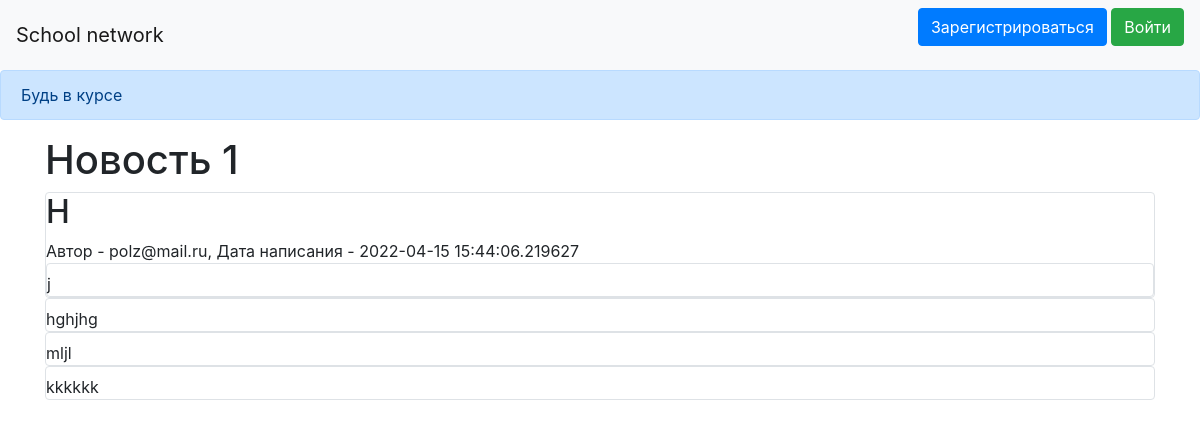
The app's page /obs/1 with its own data.
### data/news.py (models this page shows)
class News(SqlAlchemyBase):
    __tablename__ = 'news'
    id = sqlalchemy.Column(sqlalchemy.Integer,
                           primary_key=True, autoincrement=True)
    title = sqlalchemy.Column(sqlalchemy.String, nullable=True)
    content = sqlalchemy.Column(sqlalchemy.String, nullable=True)
    created_date = sqlalchemy.Column(sqlalchemy.DateTime,
                                     default=datetime.datetime.now)
    for_which_form = sqlalchemy.Column(sqlalchemy.Boolean, default=True)
    user_id = sqlalchemy.Column(sqlalchemy.Integer,
                                sqlalchemy.ForeignKey("users.id"))
    is_news = sqlalchemy.Column(sqlalchemy.Boolean, default=True)
    user = orm.relation('User')

### data/users.py (models this page shows, shortened)
class User(SqlAlchemyBase, UserMixin):
    __tablename__ = 'users'
    id = sqlalchemy.Column(sqlalchemy.Integer,
                           primary_key=True, autoincrement=True)
    name = sqlalchemy.Column(sqlalchemy.String, nullable=True)
    about = sqlalchemy.Column(sqlalchemy.String, nullable=True)
    email = sqlalchemy.Column(sqlalchemy.String,
                              index=True, unique=True, nullable=True)
    hashed_password = sqlalchemy.Column(sqlalchemy.String, nullable=True)
    created_date = sqlalchemy.Column(sqlalchemy.DateTime,
                                     default=datetime.datetime.now)
    is_teacher = sqlalchemy.Column(sqlalchemy.Boolean, default=True)
    news = orm.relation("News", back_populates='user')

### data/obs.py (models this page shows)
class Obs(SqlAlchemyBase):
    __tablename__ = 'obs'
    id = sqlalchemy.Column(sqlalchemy.Integer, primary_key=True,
                           autoincrement=True)
    name = sqlalchemy.Column(sqlalchemy.String)
    content = sqlalchemy.Column(sqlalchemy.String, nullable=True)
    news_id = sqlalchemy.Column(sqlalchemy.Integer)

### main.py (the view)
@app.route("/obs/<int:id>", methods=['GET', 'POST'])
def obs(id):
    db_session.global_init("db/blogs.db")
    db_sess = db_session.create_session()
    news = db_sess.query(News).filter(News.id == id,
                                      ).first()
    obs = db_sess.query(Obs).filter(Obs.news_id == id,
                                    )
    return render_template("obs.html", news=news, title=news.title, id=news.id, obs=obs)

### data/db_session.py (called while the page is built, shortened)
def global_init(db_file):
    global __factory
    if __factory:
        return

def create_session() -> Session:
    global __factory
    return __factory()

### templates/obs.html (shortened to what this page needs)
{% extends "base.html" %}
{% block content %}
<h1>{{title}}</h1>
<div class="col-md6 border rounded">
    <h2>{{news.content}}</h2>
    <div>
        Автор - {{news.user.name}}, Дата написания - {{news.created_date}}
    </div>
    {% if obs%}
    {% for item in obs%}
<div class="col-md6 border rounded">
    <div>
        {{item.content}}
    </div>
    </div>
</div>
{% endfor %}
{% endif %}
{% endblock %}

### records on screen
News: title "Новость 1", content "H", created_date "2022-04-15 15:44:06.219627"
User: user.name "polz@mail.ru"
Obs: content "j"
Obs: content "hghjhg"
Obs: content "mljl"
Obs: content "kkkkkk"
